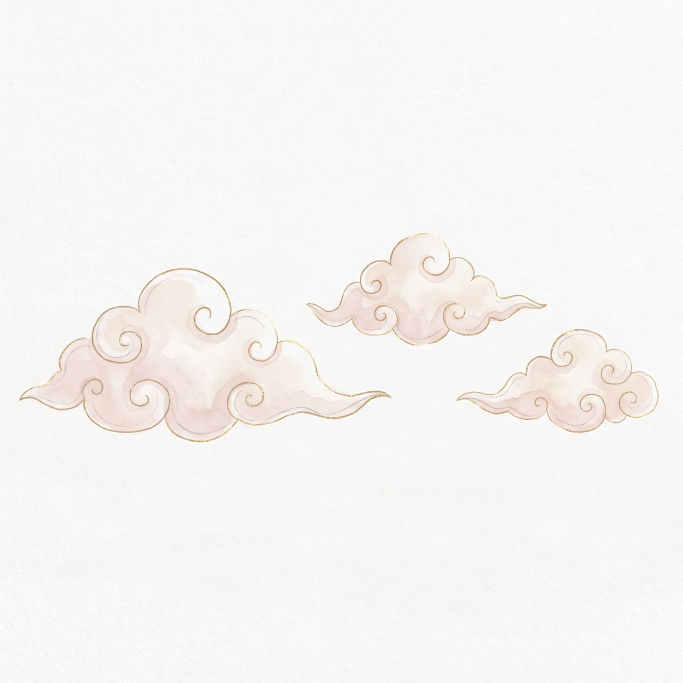
#> input picture design/clouds.jpeg, 2048 x 2048 px, found by its file name (shown at 1/3 size)
$ python cut-clouds.py
#> lines starting #> are read from the running program, lines starting #| are printed output that depends on the picture; after the words box and inside, x2 and y2 are one past the last pixel; in counts of white or black regions, pixels touching at a corner belong together
# Cuts the three watercolour clouds (design/clouds.jpeg, our generated art) off their white paper and splits
# them into separate files. The clouds are almost paper-coloured, so we use their gold outlines: everything
# enclosed by an outline is cloud. Output: src/assets/clouds/cloud-{1,2,3}.webp (largest first).
from PIL import Image, ImageFilter
import numpy as np
from collections import deque

SRC, MAX_SIDE = 'design/clouds.jpeg', 900
im = Image.open(SRC).convert('RGB')
#> im is the input picture: PIL image 2048x2048 RGB; mean R, G, B 246.8, 245, 243.7
a = np.asarray(im).astype(np.float32)
border = np.concatenate([a[:60].reshape(-1, 3), a[-60:].reshape(-1, 3), a[:, :60].reshape(-1, 3), a[:, -60:].reshape(-1, 3)])
paper = np.median(border, axis=0)
#> paper = [248, 248, 248]
chroma = a.max(-1) - a.min(-1)
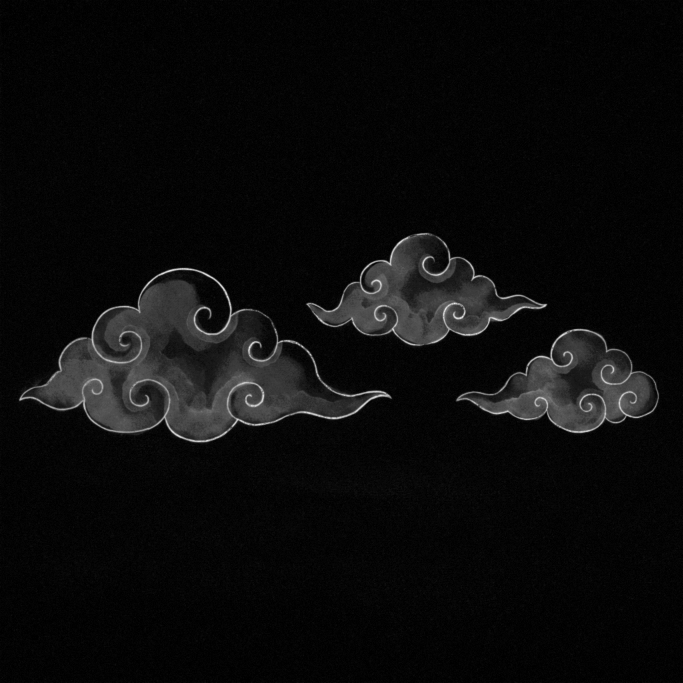
#> chroma: shape (2048, 2048) float32 (shown at 1/3 size); min 0, max 81, mean 3.7; drawn with min black and max white
lum = 0.299 * a[..., 0] + 0.587 * a[..., 1] + 0.114 * a[..., 2]
plum = float(0.299 * paper[0] + 0.587 * paper[1] + 0.114 * paper[2])
#> plum = 248
ink = np.maximum(np.clip((chroma - (paper.max() - paper.min()) - 5) / 18, 0, 1), np.clip((plum - lum - 8) / 30, 0, 1))

def flood(grid, seeds_on_border=True):
    H, W = grid.shape; g = grid.tolist(); seen = np.zeros_like(grid); s = seen.tolist(); q = deque()
    for x in range(W):
        for y in (0, H - 1):
            if g[y][x] and not s[y][x]: s[y][x] = True; q.append((y, x))
    for y in range(H):
        for x in (0, W - 1):
            if g[y][x] and not s[y][x]: s[y][x] = True; q.append((y, x))
    while q:
        y, x = q.popleft()
        for ny, nx in ((y + 1, x), (y - 1, x), (y, x + 1), (y, x - 1)):
            if 0 <= ny < H and 0 <= nx < W and g[ny][nx] and not s[ny][nx]:
                s[ny][nx] = True; q.append((ny, nx))
    return np.array(s)

# Close tiny gaps in the gold outline, then everything the outside paper can't reach is cloud.
outline = np.asarray(Image.fromarray((ink > 0.35).astype(np.uint8) * 255).filter(ImageFilter.MaxFilter(5))) > 0
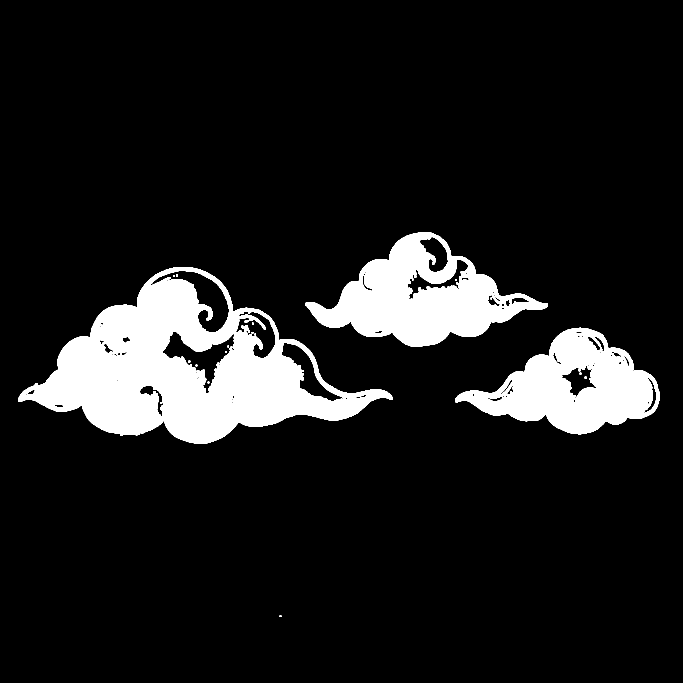
#> outline: shape (2048, 2048) bool (shown at 1/3 size); 11.1% white; 27 white regions, largest, box (x1, y1, x2, y2) and area: (55, 801, 1178, 1331) 254198, (916, 696, 1644, 1041) 111865, (1365, 983, 1979, 1303) 97753
outside = flood(~outline)
#> in flood, `g = grid.tolist()`: g = 2048 items
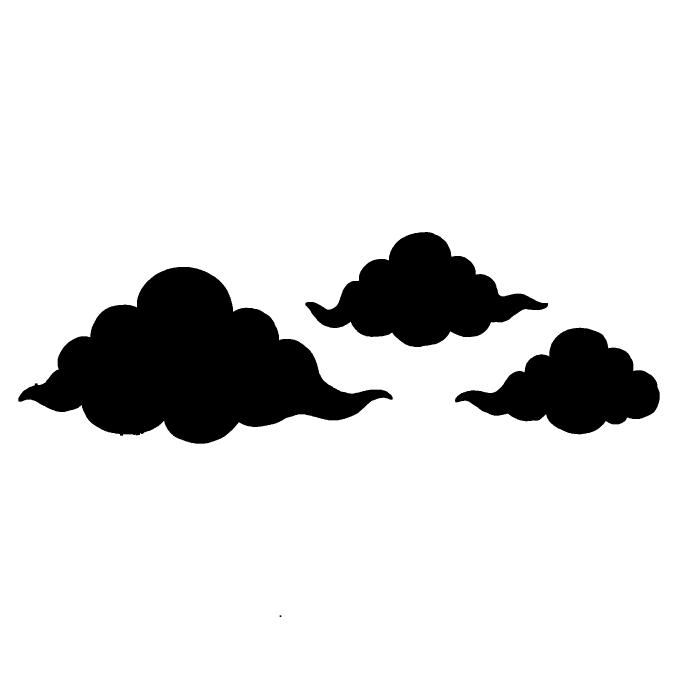
#> outside: shape (2048, 2048) bool (shown at 1/3 size); 87.2% white; 4 black regions, box (x1, y1, x2, y2) and area: (55, 801, 1178, 1331) 303557, (916, 696, 1644, 1041) 124846, (1365, 983, 1979, 1303) 106418, (839, 1846, 844, 1851) 25
inside = ~outside
alpha = np.where(np.asarray(Image.fromarray(inside.astype(np.uint8) * 255).filter(ImageFilter.MinFilter(5))) > 0, 1.0,
                 np.where(inside, np.maximum(ink, 0.6), 0.0))
alpha = np.asarray(Image.fromarray((alpha * 255).astype(np.uint8)).filter(ImageFilter.GaussianBlur(1))).astype(np.float32) / 255
al = np.maximum(alpha, 1e-3)[..., None]
rgb = np.clip((a - (1 - al) * paper) / al, 0, 255)
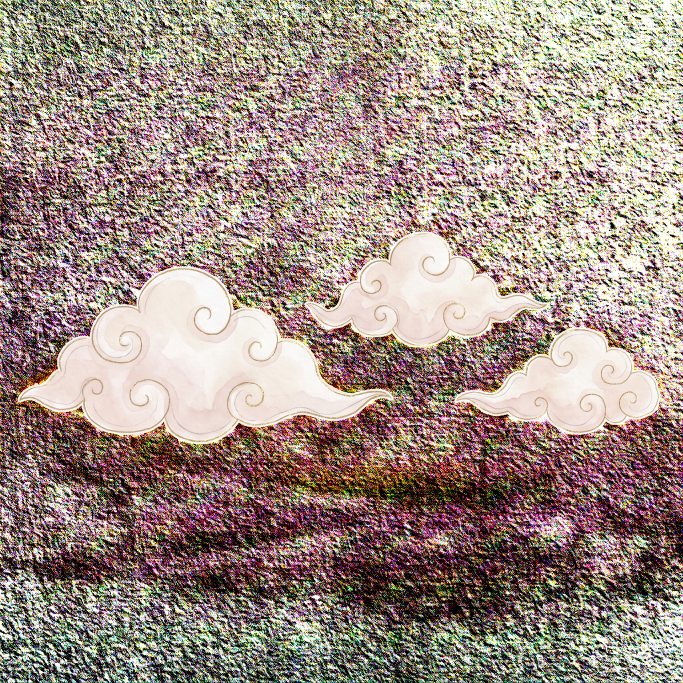
#> rgb: shape (2048, 2048, 3) float32 (shown at 1/3 size); mean R, G, B 160.2, 141.9, 132.5
full = Image.fromarray(np.dstack([rgb, alpha * 255]).astype(np.uint8))

# Split into separate clouds: connected components of the (downscaled) mask.
S = 8
small = np.asarray(Image.fromarray((alpha > 0.3).astype(np.uint8) * 255).resize((im.width // S, im.height // S))) > 0
#> small: shape (256, 256) bool; 13.6% white; 4 white regions (1 under 20 px), largest, box (x1, y1, x2, y2) and area: (6, 99, 148, 167) 4993, (114, 86, 206, 131) 2110, (170, 122, 248, 164) 1795
H, W = small.shape; lab = np.zeros((H, W), int); boxes = []
#> after `H, W = small.shape`: H = 256; W = 256
for y in range(H):
    for x in range(W):
        if small[y, x] and not lab[y, x]:
            n = len(boxes) + 1; q = deque([(y, x)]); lab[y, x] = n; ys = [y]; xs = [x]
            while q:
                cy, cx = q.popleft()
                for ny, nx in ((cy + 1, cx), (cy - 1, cx), (cy, cx + 1), (cy, cx - 1)):
                    if 0 <= ny < H and 0 <= nx < W and small[ny, nx] and not lab[ny, nx]:
                        lab[ny, nx] = n; q.append((ny, nx)); ys.append(ny); xs.append(nx)
            boxes.append((len(ys), min(xs) * S - 8, min(ys) * S - 8, (max(xs) + 1) * S + 8, (max(ys) + 1) * S + 8, n))
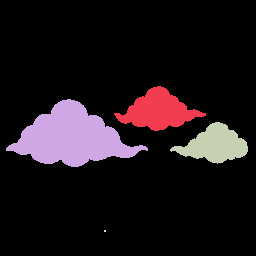
#> lab: shape (256, 256) int64; 5 distinct labels, from 0 to 4; one colour per label, 0 black
boxes = sorted([b for b in boxes if b[0] > 200], reverse=True)[:3]
# Full-res label map (dilated a little so each cloud keeps its soft edge), used to blank out neighbours.
labfull = np.repeat(np.repeat(lab, S, 0), S, 1)
for i, (_, x0, y0, x1, y1, n) in enumerate(boxes, 1):
    own = np.asarray(Image.fromarray((labfull == n).astype(np.uint8) * 255).filter(ImageFilter.MaxFilter(2 * S + 1))) > 0
    px = np.array(full); px[..., 3] = np.where(own[: px.shape[0], : px.shape[1]], px[..., 3], 0)
    c = Image.fromarray(px).crop((x0, y0, x1, y1))
    k = min(1, MAX_SIDE / max(c.size)); c = c.resize((round(c.width * k), round(c.height * k)), Image.LANCZOS)
    c.save(f'src/assets/clouds/cloud-{i}.webp', 'WEBP', quality=90, method=6)
    print(f'cloud-{i}', c.size)
#> this loop made 3 passes
#> pass 1, `c = Image.fromarray(px).crop((x0, y0, x1, y1))`:
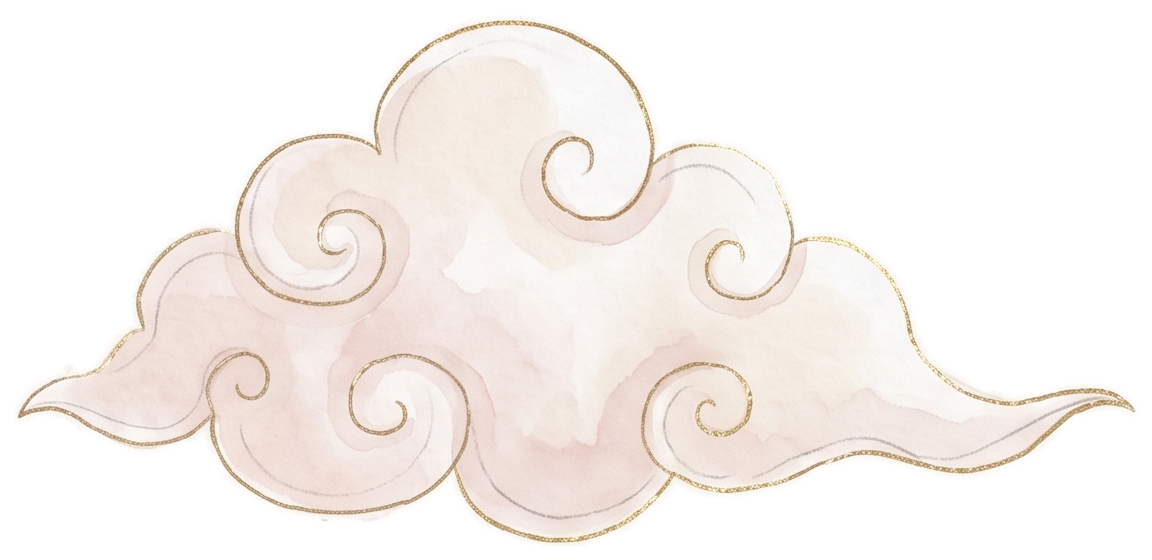
#> c: PIL image 1152x560 RGBA; mean R, G, B, A 192.2, 171, 163.4, 118.8; transparent parts drawn white
#> after the loop:
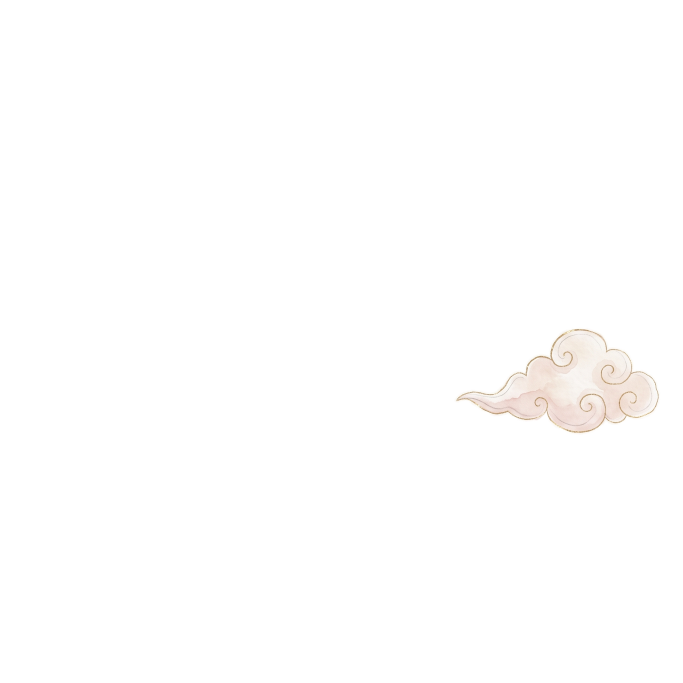
#> px: shape (2048, 2048, 4) (shown at 1/3 size); mean R, G, B, A 158.2, 140.7, 131.3, 6.4; transparent parts drawn white
